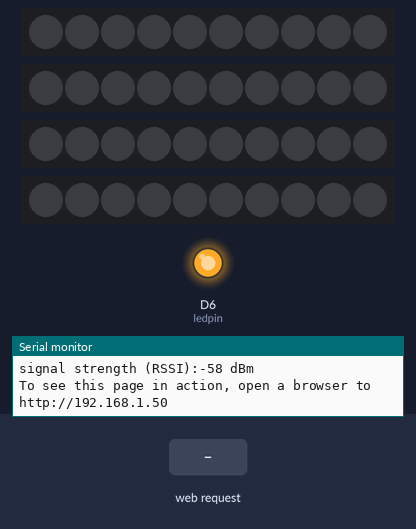
The sketch below on a simulated Arduino MKR. On the bench: 4 × 10 RGB LEDs in strip order, left to right, output pins drawn as LEDs (lit = HIGH), the last lines printed to the serial monitor. The inputs (shaded band) are chosen by the test bench. WiFi joins after 1.5 s; servers stay silent unless stated.

Above: at 2.9 s.
3.0 s: HTTP request GET /SHIRT received
At 3.8 s:
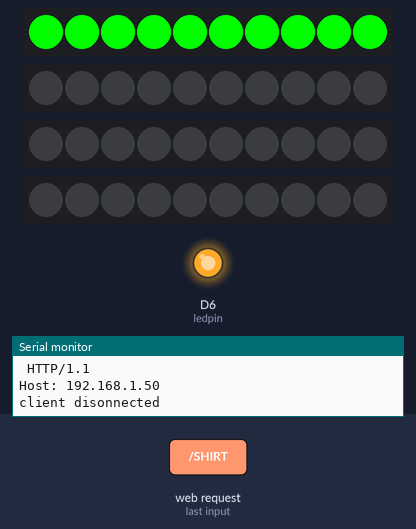
4.5 s: HTTP request GET /PANTS received
At 4.9 s:
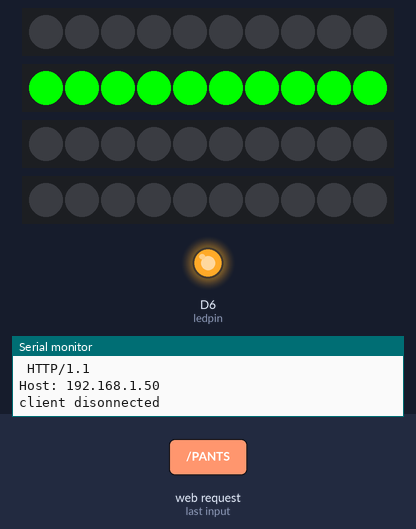
6.0 s: HTTP request GET /SOCKS received
At 7.2 s:
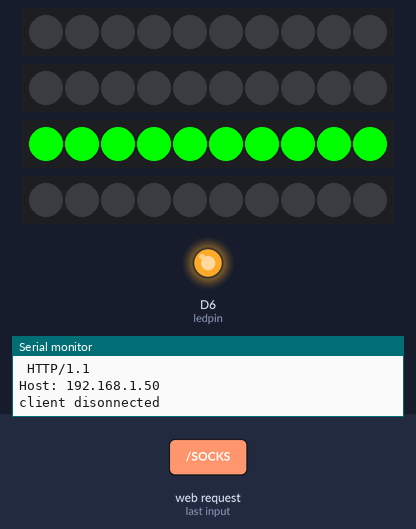
7.5 s: HTTP request GET /SHOES received
At 8.4 s:
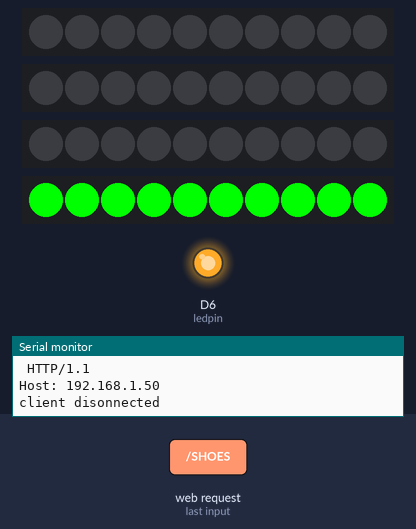
Timing chart, 0 to 10.0 s (numbered marks = the images above; inputs shaded):
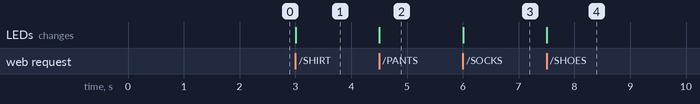

Measured:
- after the input at 3.0 s, the LEDs: change at once (image 1)
- after the input at 4.5 s, the LEDs: change at once (image 2)
- after the input at 6.0 s, the LEDs: change at once (image 3)
- after the input at 7.5 s, the LEDs: change at once (image 4)

The sketch:

DRESS-MKR1000.ino
```cpp
#include <WiFi101.h>
#include <WiFiClient.h>
#include <WiFiServer.h>
#include <WiFiSSLClient.h>
#include <WiFiUdp.h>

#include <SPI.h>
#include <WiFi101.h>

#include <Adafruit_NeoPixel.h>
#include <ArduinoHttpClient.h>


/*
 * Make sure you have Neopixels and Wifi101 libraries installed, along with the MKR1000 Board
 * This code controls the MKR-1000 arduino for the DRESS drawer system.
 * Before you begin, please update the network SSID and password to match your
 * current network.
 */
// the IP address for the shield:
// IPAddress ip(192,168,1,116);

char ssid[] = "smart_environment";      //  your network SSID (name)
char pass[] = "research";   // your network password
int keyIndex = 0;                 // your network key Index number (needed only for WEP)

char serverAddress[] = "192.168.1.103";  // server address
 int port = 3000;

int ledpin = 6;
bool val = true;

int LEDpin5 = 5;
int LEDpin4 = 4;
int LEDpin3 = 3;
int LEDpin2 = 2;
int NUM_LEDS = 10;

Adafruit_NeoPixel topDrawerLED = Adafruit_NeoPixel(NUM_LEDS, LEDpin2, NEO_GRB + NEO_KHZ800);
Adafruit_NeoPixel secondDrawerLED = Adafruit_NeoPixel(NUM_LEDS, LEDpin4, NEO_GRB + NEO_KHZ800);
Adafruit_NeoPixel thirdDrawerLED = Adafruit_NeoPixel(NUM_LEDS, LEDpin3, NEO_GRB + NEO_KHZ800);
Adafruit_NeoPixel bottomDrawerLED = Adafruit_NeoPixel(NUM_LEDS, LEDpin5, NEO_GRB + NEO_KHZ800);

int status = WL_IDLE_STATUS;
WiFiServer server(80);


void setup() {
  Serial.begin(9600);      // initialize serial communication
  Serial.print("Start Serial ");
  pinMode(ledpin, OUTPUT);      // set the LED pin mode


  //set up the LEDs
  topDrawerLED.begin();
  secondDrawerLED.begin();
  thirdDrawerLED.begin();
  bottomDrawerLED.begin();

  //turn them red
  allRed();

  // Check for the presence of the shield
  Serial.print("WiFi101 shield: ");
  if (WiFi.status() == WL_NO_SHIELD) {
    Serial.println("NOT PRESENT");
    return; // don't continue
  }
  Serial.println("DETECTED");
  //WiFi.config(ip);
  // attempt to connect to Wifi network:
  while ( status != WL_CONNECTED) {
    digitalWrite(ledpin, LOW);
    Serial.print("Attempting to connect to Network named: ");
    Serial.println(ssid);                   // print the network name (SSID);
    digitalWrite(ledpin, HIGH);
    // Connect to WPA/WPA2 network. Change this line if using open or WEP network:
    status = WiFi.begin(ssid,pass);

    // wait 10 seconds for connection:

  }

  server.begin();                           // start the web server on port 80
  printWifiStatus();                        // you're connected now, so print out the status
  digitalWrite(ledpin, HIGH);
}

WiFiClient client;
void loop() {
   client = server.available();   // listen for incoming clients


  if (client) {                             // if you get a client,
    Serial.println("new client");           // print a message out the serial port
    String currentLine = "";                // make a String to hold incoming data from the client
    while (client.connected()) {            // loop while the client's connected
      if (client.available()) {             // if there's bytes to read from the client,
        char c = client.read();             // read a byte, then
        Serial.write(c);                    // print it out the serial monitor
        if (c == '\n') {                    // if the byte is a newline character

          // if the current line is blank, you got two newline characters in a row.
          // that's the end of the client HTTP request, so send a response:
          if (currentLine.length() == 0) {
            // HTTP headers always start with a response code (e.g. HTTP/1.1 200 OK)
            // and a content-type so the client knows what's coming, then a blank line:
            client.println("HTTP/1.1 200 OK");
            client.println("Content-type:text/html");
            client.println();

            // the content of the HTTP response follows the header:
            client.print("Go to localhost:3000 or localhost:3000/patient <br>");
            client.print("DRESS prototype 0.1");

            // The HTTP response ends with another blank line:
            client.println();
            // break out of the while loop:
            break;
          }
          else {      // if you got a newline, then clear currentLine:
            currentLine = "";
          }
        }
        else if (c != '\r') {    // if you got anything else but a carriage return character,
          currentLine += c;      // add it to the end of the currentLine
        }

        // Check to see if the client request was "GET /H" or "GET /L":
        if (currentLine.endsWith("GET /SHIRT")) {
          // GET /SHIRT turns the top shelf LEDs green. All others off.
          topGreen();
          Serial.println("SHIRT BUTTON PRESSED");
        }
        if (currentLine.endsWith("GET /PANTS")) {
          // GET /PANTS turns the 2nd shelf LEDs green. All others off.
          secondGreen();
          Serial.println("PANTS BUTTON PRESSED");
        }
        if (currentLine.endsWith("GET /SOCKS")) {
          // GET /SOCKS turns the 3rd shelf LEDs green. All others off.
          thirdGreen();
          Serial.println("SOCKS BUTTON PRESSED");
        }
        if (currentLine.endsWith("GET /SHOES")) {
          // GET /SHOES turns the 4th shelf LEDs green. All others off.
          bottomGreen();
          Serial.println("SHOES BUTTON PRESSED");
        }
        if (currentLine.endsWith("GET /OFF")) {
          // GET /OFF turns all lights off.
          allRed();
          Serial.println("OFF/RESET button pressed");
        }
      }
    }
    // close the connection:
    client.stop();
    Serial.println("client disonnected");
  }
}

String ipToString(IPAddress ip){
  String s="";
  for (int i=0; i<4; i++)
    s += i  ? "." + String(ip[i]) : String(ip[i]);
  return s;
}

void printWifiStatus() {
  // print the SSID of the network you're attached to:
  Serial.print("SSID: ");
  Serial.println(WiFi.SSID());

  // print your WiFi shield's IP address:
  IPAddress ip = WiFi.localIP();
  Serial.println("hello");


   HttpClient gan = HttpClient(client, serverAddress, port);
   String Ip_string = ipToString(ip);

  gan.get("/"+Ip_string);


  Serial.print("IP Address: ");
  Serial.println(ip);

  // print the received signal strength:
  long rssi = WiFi.RSSI();
  Serial.print("signal strength (RSSI):");
  Serial.print(rssi);
  Serial.println(" dBm");
  // print where to go in a browser:
  Serial.print("To see this page in action, open a browser to http://");
  Serial.println(ip);
}

//helper method necessary for NeoPixels to show lights
void showStrips() {
  topDrawerLED.show();
  secondDrawerLED.show();
  thirdDrawerLED.show();
  bottomDrawerLED.show();
}

//turns all LED strips red.
void allRed() {
  for(uint16_t i=0; i<NUM_LEDS; i++) {
    topDrawerLED.setPixelColor(i, topDrawerLED.Color(0,0,0));
    secondDrawerLED.setPixelColor(i, secondDrawerLED.Color(0,0,0));
    thirdDrawerLED.setPixelColor(i, thirdDrawerLED.Color(0,0,0));
    bottomDrawerLED.setPixelColor(i, bottomDrawerLED.Color(0,0,0));
  }
  showStrips();
}

//turns top LED strip green
void topGreen() {
  for(uint16_t i=0; i<NUM_LEDS; i++) {
    topDrawerLED.setPixelColor(i, topDrawerLED.Color(0,255,0));
    secondDrawerLED.setPixelColor(i, secondDrawerLED.Color(0,0,0));
    thirdDrawerLED.setPixelColor(i, thirdDrawerLED.Color(0,0,0));
    bottomDrawerLED.setPixelColor(i, bottomDrawerLED.Color(0,0,0));
  }
  showStrips();
}

//turns LED strip second from the top green
void secondGreen() {
  for(uint16_t i=0; i<NUM_LEDS; i++) {
    topDrawerLED.setPixelColor(i, topDrawerLED.Color(0,0,0));
    secondDrawerLED.setPixelColor(i, secondDrawerLED.Color(0,255,0));
    thirdDrawerLED.setPixelColor(i, thirdDrawerLED.Color(0,0,0));
    bottomDrawerLED.setPixelColor(i, bottomDrawerLED.Color(0,0,0));
  }
  showStrips();
}

//turns LED strip third from the top green
void thirdGreen() {
  for(uint16_t i=0; i<NUM_LEDS; i++) {
    topDrawerLED.setPixelColor(i, topDrawerLED.Color(0,0,0));
    secondDrawerLED.setPixelColor(i, secondDrawerLED.Color(0,0,0));
    thirdDrawerLED.setPixelColor(i, thirdDrawerLED.Color(0,255,0));
    bottomDrawerLED.setPixelColor(i, bottomDrawerLED.Color(0,0,0));
  }
  showStrips();
}

//turns bottom LED strip green
void bottomGreen() {
  for(uint16_t i=0; i<NUM_LEDS; i++) {
    topDrawerLED.setPixelColor(i, topDrawerLED.Color(0,0,0));
    secondDrawerLED.setPixelColor(i, secondDrawerLED.Color(0,0,0));
    thirdDrawerLED.setPixelColor(i, thirdDrawerLED.Color(0,0,0));
    bottomDrawerLED.setPixelColor(i, bottomDrawerLED.Color(0,255,0));
  }
  showStrips();
}
```
